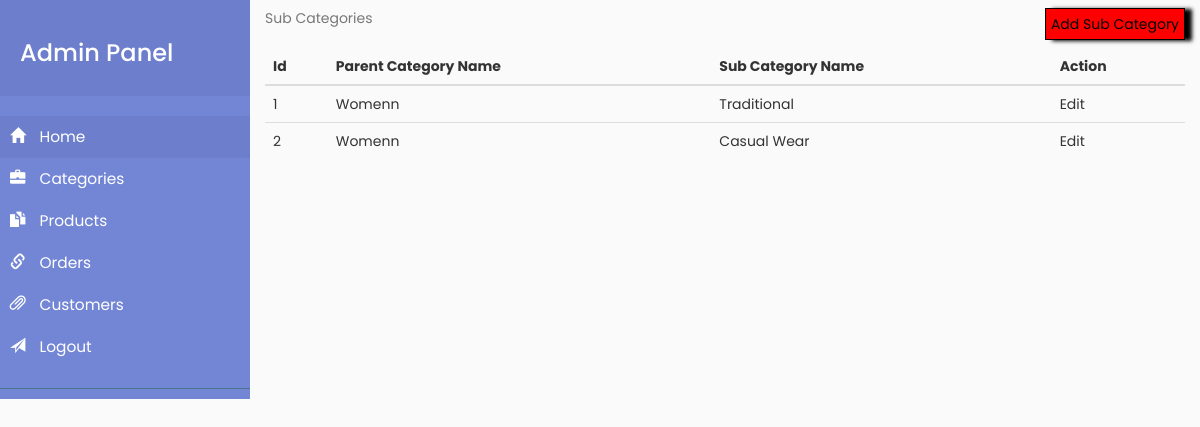
The page /subCategory.php?catId=1 (signed in) on the database its author committed.
### tables this page shows
CREATE TABLE `sub_category` (
  `subCatID` int(11) NOT NULL,
  `catID` int(11) NOT NULL,
  `subCatName` varchar(20) NOT NULL
);

CREATE TABLE `category` (
  `catID` int(11) NOT NULL,
  `catName` varchar(20) NOT NULL,
  `catImg` varchar(50) NOT NULL,
  `catDesc` varchar(100) NOT NULL
);

### subCategory.php (the view, shortened to what this page needs)
<?php
include('header.php');
include('connection.php');
if(isset($_GET['catId']))
{
   $parentCat = $_GET['catId'];
   $Query1 = $dbc->query("SELECT * FROM category WHERE catID = '$parentCat' ");
   $row1 = $Query1->fetch_assoc();
   $parentCatName = $row1['catName'];
   $parentCatId = $row1['catID'];
}
else
{
  header("Location: category.php");
}
?>
<div class="container">
<table class="table table-hover">
	<caption>Sub Categories <a href="editSubCategory.php" id="addCat">Add Sub Category</a></caption>
    <thead>
      <tr>
        <th>Id</th>
        <th>Parent Category Name</th>
        <th>Sub Category Name</th>
        <th>Action</th>
      </tr>
    </thead>
    <tbody>
    	<?php
    	$Query = $dbc->query("SELECT * FROM sub_category WHERE catID = '$parentCat' ");
	    if($Query->num_rows > 0)
	    {
	     while($row = $Query->fetch_assoc())
	     {
    	?>
      <tr>
        <td><?php echo $row['subCatID'] ?></td>
        <td><?php echo $parentCatName; ?></td>
        <td><?php echo $row['subCatName'] ?></td>
        <td> <a href="editSubCategory.php?parent=<?php echo $parentCatId; ?>&Id=<?php echo $row['subCatID']; ?>">Edit</a> </td>
      </tr>
      <?php
  }
}else
{
  echo "no record found";
}
      ?>
    </tbody>
  </table>
</div>
<?php
include('footer.php');
?>

### style/style.css (style rules this page uses)
#addCat { border: 1px solid; padding: 5px; background-color: red; color: #000; box-shadow: 7px 1px 4px #000; float: right; }

### rows shown on the page
sub_category: subCatID "1", catID.catName "Womenn", subCatName "Traditional"
sub_category: subCatID "2", catID.catName "Womenn", subCatName "Casual Wear"
